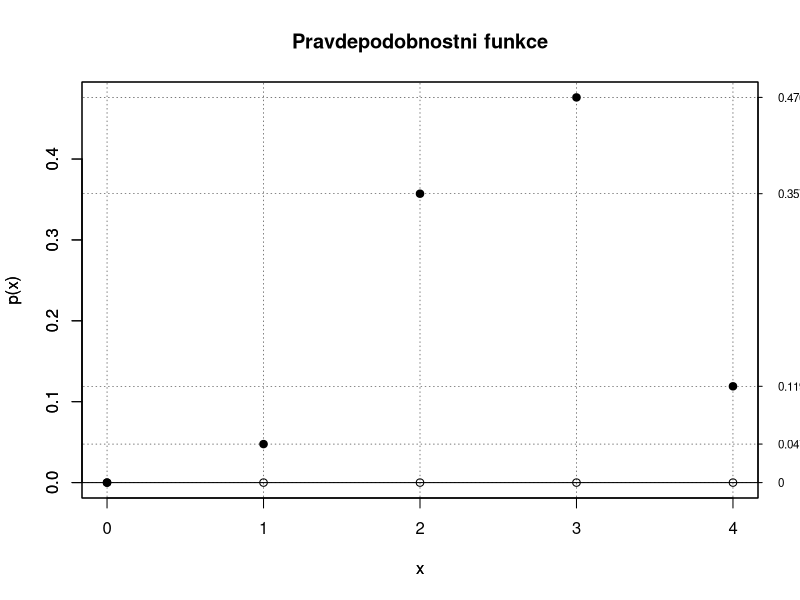
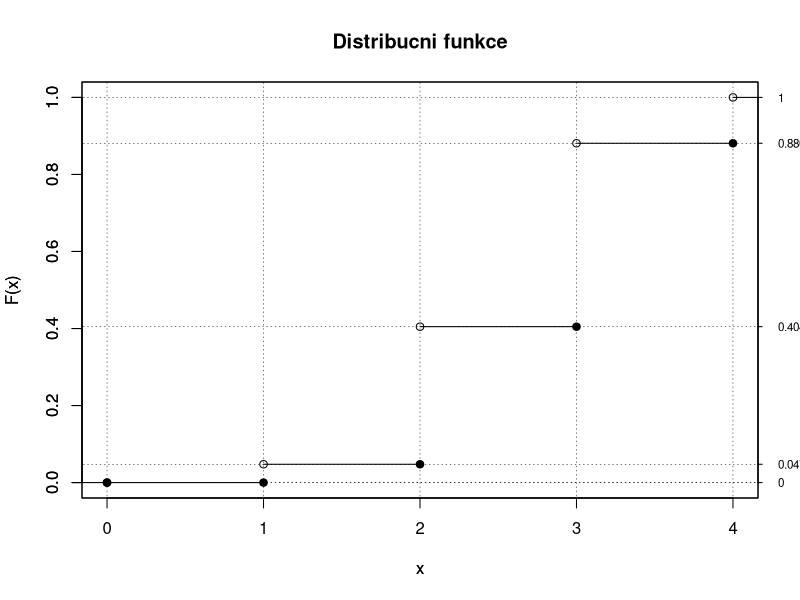
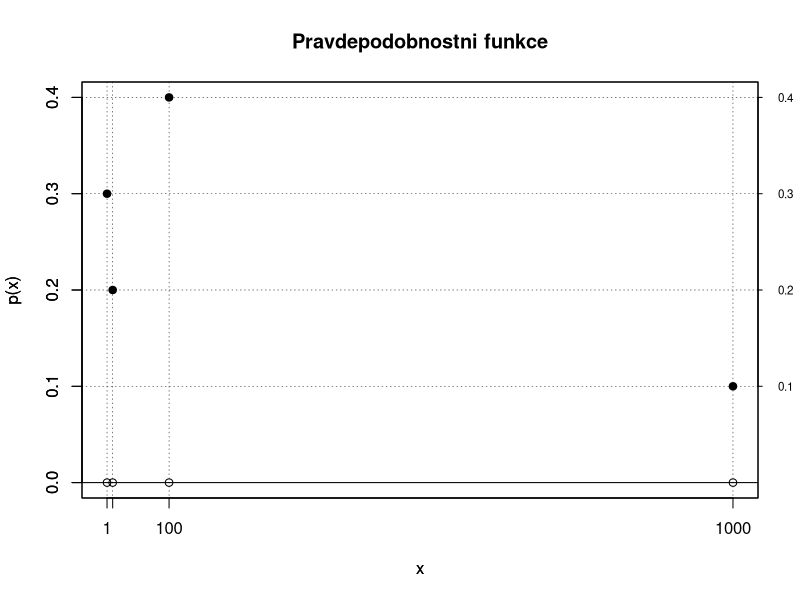
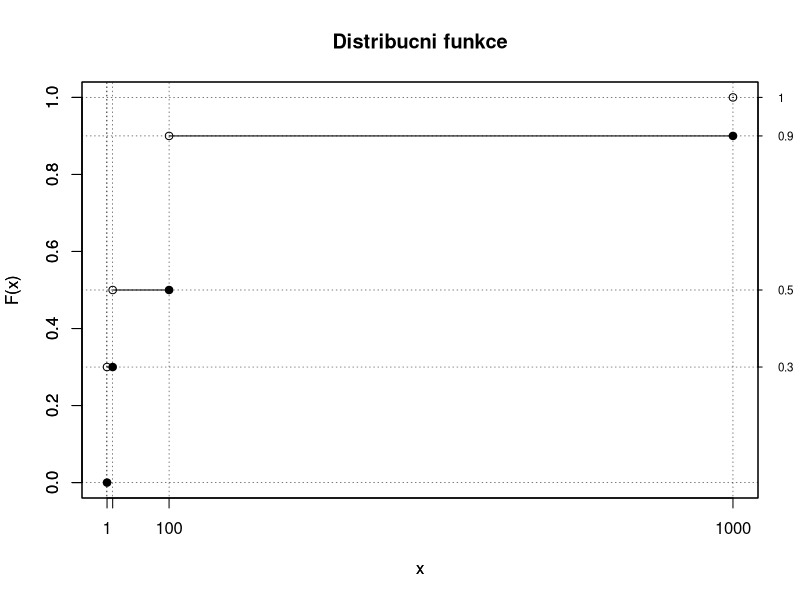
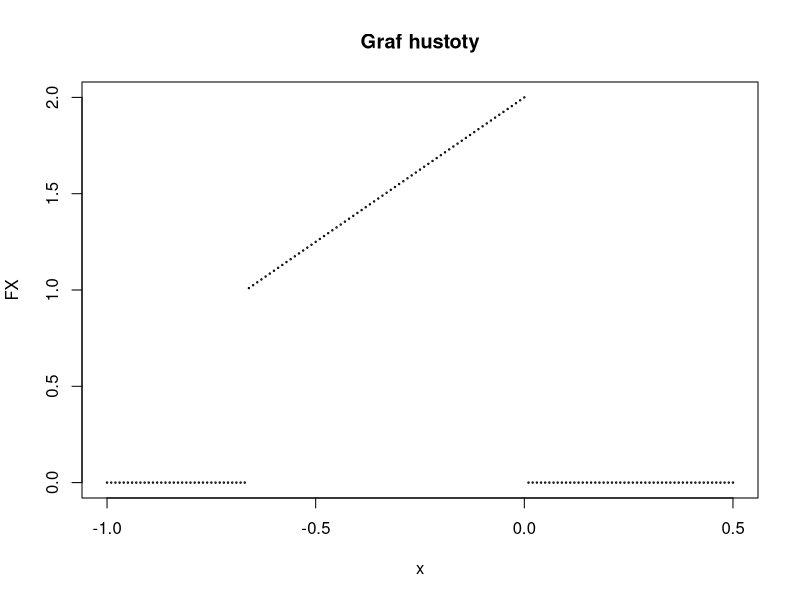
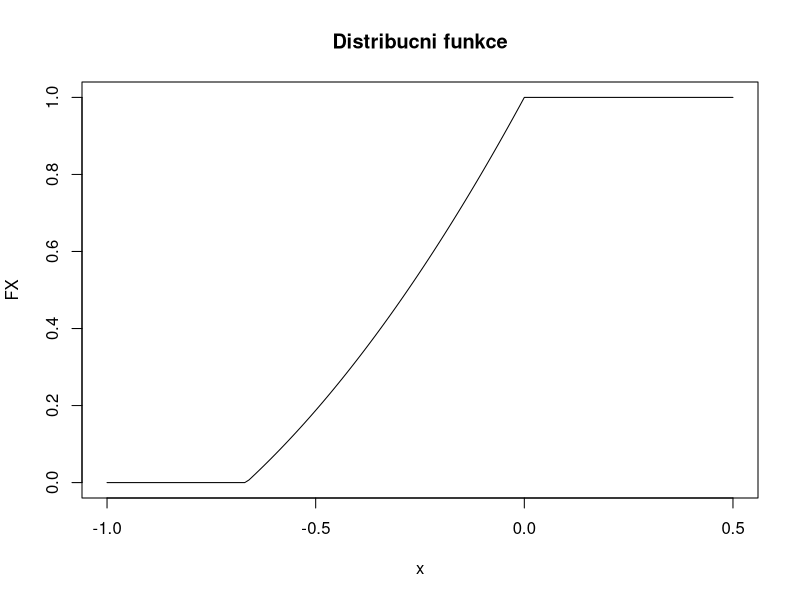
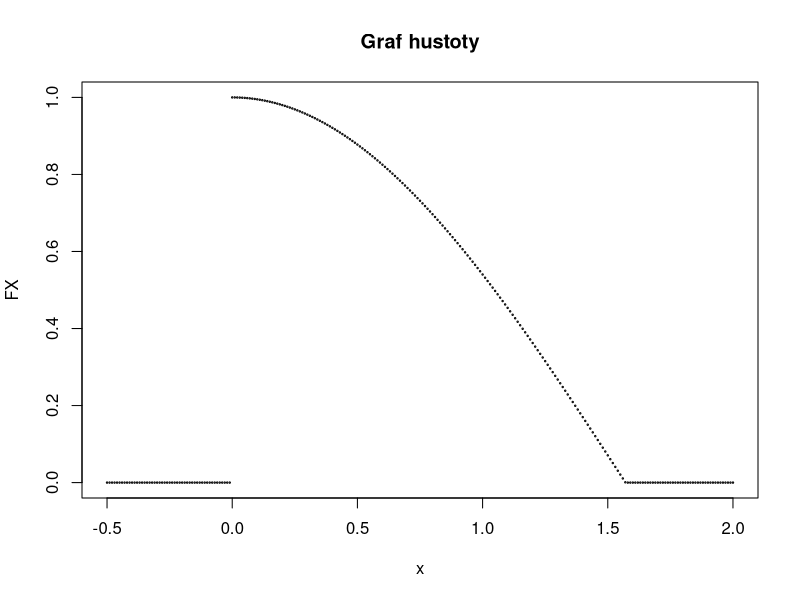
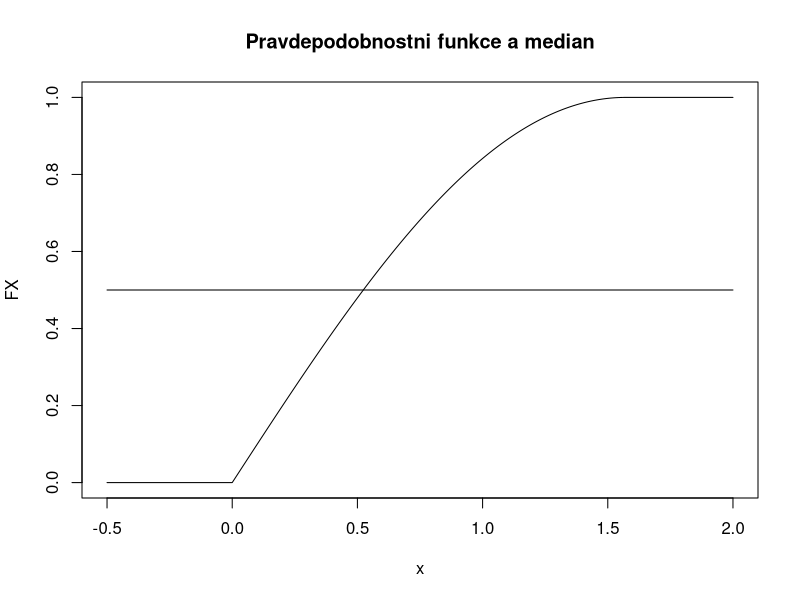

These figures' R source, in order:
pravd.f = function(x,p){
    plot(x, p, # plna kolecka - v skutecnych hodnotach
        ylab='p(x)',xaxt='n',pch=19,ylim=c(0,max(p)),main="Pravdepodobnostni funkce") 
    lines(c(min(x)-100,max(x)+100),c(0, 0))
    for(i in 1:length(x)){
        lines(c(min(x)-100,max(x)+100), c(p[i],p[i]),
              type = 'l', lty = 3, lwd=0.5) # horizontalni grid
        lines(c(x[i],x[i]), c(-0.1,1.1), 
              type = 'l', lty = 3, lwd=0.5) # vertikalni grid
    }
    par(new=TRUE) # ze chceme kreslit do jednoho grafu
    plot(x, p*0, # prazdna kolecka - tam kde je definovana nenulova hodnota
        ylab='p(x)', xaxt='n', ylim=c(0,max(p)))
    axis(1, at=x,labels=x) # nastaveni hodnot na X
    axis(4, at=p,labels=p, las=2, cex.axis=0.7, tck=-.01) # a Y
}


dist.f = function(x,p){
    F = cumsum(p)
    F_ext = c(0, F) # natahneme F o 0 na zacatku
    x_ext = c(x[1]-1, x, x[length(x)]+1) # a x z obou stran
       
    plot(x, F, ylab="F(x)", xaxt='n', ylim=c(0,1), # prazdna kolecka
         type='p', main="Distribucni funkce") 
    par(new=TRUE) # ze chceme kreslit do jednoho grafu
    plot(x, F_ext[1:(length(F_ext)-1)], # plna kolecka
         ylab="F(x)", xaxt='n', ylim=c(0,1), type='p', pch=19) 
    
    for(i in 1:(length(x_ext)-1)){
        lines(c(min(x)-100,max(x)+100), c(F_ext[i],F_ext[i]),
              type = 'l', lty = 3, lwd=0.5) # horizontalni grid
        lines(c(x_ext[i],x_ext[i]), c(-0.1,1.1), 
              type = 'l', lty = 3, lwd=0.5) # vertikalni grid
        lines(x_ext[i:(i+1)], c(F_ext[i],F_ext[i])) # graf - cary
    }
    axis(1, at=x,labels=x) # nastaveni hodnot na X
    axis(4, at=F,labels=F, las=2, cex.axis=0.7, tck=-.01) # a Y
    #return(F)
}

souhrn=function(x,p){
  EX = sum(x*p)
  EX2 = sum(x*x*p)  
  DX = EX2-EX^2
  sigma.X = sqrt(DX)
  modus = x[match(max(p),p)]
  # zapis vysledku do tabulky
  tab = rbind(EX, DX, sigma.X, modus)
  tab.popis = c("str. hodnota","rozptyl","smer. odchylka", "modus")
  rownames(tab) = tab.popis
  colnames(tab) = ""
  return(tab)
}


# 1A
# Pouzijeme Hypergeometrickou vetu, kde vybirame pocet uspechu v n zavislych pokusech
# X ... pocet projektu bez chyb mezi 4 vybranymi
# X ~ H(N = 9, M = 6, n = 4)

x = 0:4 #pocet projektu, ktere nas zajimaji
N = 9 #celkem 9 projektu
M = 6 #celkovy pocet projektu, ktere nas zajimaji
n = 4 #pocet projektu ve vyberu

# graf pravdepodobnostni funkce pro P(X = 0 az 4)
p = dhyper(x, M, N - M, n) # hodnoty pravdepodobnostni funkce pro x
#kontrola - melo by dat 1
#sum(p) == 1
#plot(x, p)

#jednotlive pravdepodobnosti p priradime k odpovidajicim hodnotam vytyhnutemu poctu spravnych projektu
pravdep = rbind(c("P(xi)",p))
colnames(pravdep) = c("xi",0:4)
rownames(pravdep) = ""
pravdep #tabulka pravdepodobnostni funkce
pravd.f(x, p) #vykresleni

#pravdepodobnosti prubezne scitame a priradime k nim omezeni
distrib = cbind(cumsum(p),c("x<=0","0<x<=1","0<x<=1","1<x<=2","x>3"))
colnames(distrib) = c("","")
rownames(distrib) = c("","","F(x) = ","","")
distrib #predpis distribucni funkce
dist.f(x,p) #vykresleni

# 1B
# stredni hodnota je soucet vsech hodnot vynasobenych jejich pravdepodobnosti
# rozptyl pomoci E(x^2) - E(x)^2
# smerodatna odchylka je odmocnina rozptylu
# modus je hodnota nejvetsi pravdepodobnosti
# vypocet modus by bylo treba nahradit y[matchAll(max(p),p)] misto y[match(max(p),p)], 
# ale chtel jsem to mit spustitelne bez knihoven (matchAll je asi v knihovne tuple?)
souhrn(x,p)

# 1C
# vybirame alespon jeden spatny projekt, takze 1 nebo 2 nebo 3 spravne (4 spatne neexistuji)
# P(x<=3)
sum(p[1:4])

# 1D
(4 - sum(x*p)) * 200000 # celkem 4 projekty a odecteme sanci na vytazeni spravnych projektu

# 1E
# vetsi nez 250 tisic bude v pripade, ze vybereme alespon dva spatne projekty
# P(x<3)
sum(p[1:3])


# 2A
# definujeme distribucni funkci
F = c(0, 0.3, 0.5, 0.9, 1)
y = c(1,10,100,1000)

# z distribucni funkce zjistime pravdepodobnosti pro omezeni
p = diff(F)
pravd.f(y, p) #vykreslime pravdepodobnosti funkci
dist.f(y, p) #vykreslime distribucni funkci

# 2B
# P(Y=100) 
p[match(100,y)] #dohledame hodnotu pro 100
# P(Y >= 10)
1-F[match(10,y)] #hledame vetsi nez, takze musime odecist pravdepodobnost 10 od jednicky
p[match(10,y)] + p[match(100,y)] + p[match(1000,y)] # nebo by jsme mohli secist zmeny vetsich nez

# 2C
souhrn(y, p) # podobne jako 1B

# 2D
R = log10(y) # prepocteme si omezeni podle logaritmu

# mohlo by dojit k nesetrizenym omezenim, takze je treba setridit
idx_sorted = order(R)
R = R[idx_sorted]
p_R = p[idx_sorted]

souhrn(R, p_R)

# 3A
# integral od -2/3 do 0 pro f(x)dx = 1 kde f(x) = c(6x+8)
# c(3*x^2+8*x) => c(0*0)-c(3*(-2/3)^2+8*(-2/3)) => c(0) - c(-4) => c*4 dame rovno jedne => c = 0.25
f = function(x){return(6*x+8)} # f(x) = 6x+8
dolniMez = -2/3
horniMez = 0
1/integrate(f, dolniMez, horniMez)$value

# kdybych pocital rucne, tak si vyberu dva krajni body -2/3 a 0 a vypocitam jejich hodnoty
# jelikoz jde o primku tak tyto dva body bych spojil a dal do uzavreneho intervalu
# zbytek grafu hustoty bude na nule do nekonecen s otevrenymi intervaly

f.dens = function(x){
    res = 6/4*x+2 # 1/4(6*x+8)
    res[x < -2/3] = 0 
    res[x > 0] = 0  
    return(res)
}

x = seq(from = -1, to = 0.5, by = 0.01) 
FX = f.dens(x) 
plot(x, FX, cex = 0.2, main="Graf hustoty") 

# 3B
# integral od -2/3 do 0 pro F(t) = f(x)dx
#       0                   t < -2/3
# F(t)  6/8*t^2 + 2*t + 1   t <-2/3;0>
#       1                   t > 0
# pocitam integral od -2/3 do t, kde t je mensi nez 0, pro f(x)dx
# 6/4*x+2
# 6/8*x^2+2*x
# 6/8*t^2+2*t - (6/8*(-2/3)^2+2*(-2/3)) => 6/8*t^2 + 2*t + 1 => dosadim do F(t)

F.dist = function(x){
    res = 6/8*x^2 + 2*x + 1
    res[x < -2/3] = 0 
    res[x > 0] = 1  
    return(res)
}

x = seq(from = -1, to = 0.5, by = 0.01) 
FX = F.dist(x)
plot(x, FX, type = 'l', main="Distribucni funkce")

# 3C
# vypocet se provadi integraci hustoty pravdepodobnosti v limitach danych zadanim pripadne oseknutou limitami hustoty
# integrace provedena v 3B, pouze dosazujeme (6/8*(-1/3)^2 + 2*(-1/3) + 1) - (6/8*(-2/3)^2 + 2*(-2/3) + 1)
# P(-1 <= X <= -1/3)
integrate(f.dens, -2/3, -1/3)$value

# P(X > -1/3)
# integrace provedena v 3B, pouze dosazujeme (6/8*(0)^2 + 2*(0) + 1) - (6/8*(-1/3)^2 + 2*(-1/3) + 1)
integrate(f.dens, -1/3, 0)$value 


# 3D
x_fx = function(x){
    fx = f.dens(x)
    return(x*fx)
} 
xx_fx = function(x){
    fx = f.dens(x) 
    return(x*x*fx)
} 

# pouzijeme vzorce E(x) = integral x*f(x)dx na celem nenulovem intervalu
# E(x^2) = integral x^2*f(x)dx, pro D(x) = E(x^2) - E(x)^2
E_X = integrate(x_fx, -2/3, 0)$value
E_XX = integrate(xx_fx, -2/3, 0)$value

D_X = E_XX - E_X^2
std_X = sqrt(D_X)

cbind(c("E(X)","D(X)","sigma x"),c(E_X,D_X,std_X))

# 3E 
# pro Y = 4-2x vyuzijeme vzorecku
# E(aX + b) = a*E(x)+b
# D(aX + b) = a^2*D(x)
# a hodnot, ktere jsme vypocitali v 3D
E_Y = 4 - 2*E_X # E(4-2x)
D_Y = (-2)^2*D_X # D(4-2x)
std_Y = sqrt(D_Y)

cbind(c("E(Y)","D(Y)","sigma y"),c(E_Y,D_Y,std_Y))


# 4A
# hustota se pocita derivaci distribucni funkce
# zderivujeme sin x => cos x
# f(x)  cos x <0,pi/2>
#       0 (-inf,0) nebo (pi/2,inf)
f = function(x){
    res = cos(x)     # x^2+2x+1
    res[x < 0] = 0 # 0 pro x<=0
    res[x > pi/2] = 0  # 1 pro x>1
    return(res)
}

x = seq(from = -0.5, to = 2, by = 0.01) 
FX = f(x) 
plot(x, FX, cex = 0.2, main="Graf hustoty") 


# 4B 
# median nalezi do <0,pi/2> a pocita se z distribucni funkce
F.dist = function(x){
    res = sin(x)     # x^2+2x+1
    res[x <= 0] = 0 # 0 pro x<=0
    res[x > pi/2] = 1  # 1 pro x>1
    return(res)
}

x = seq(from = -0.5, to = 2, by = 0.001) 
FX = F.dist(x) 
plot(x, FX, type='l', main="Pravdepodobnostni funkce a median") 
lines(c(-0.5, 2),c(0.5, 0.5))

asin(0.5)
x[FX >= 0.5][1]

# 4C 
# podobne jako median spocitame i pravdepodobnost 60%, akorat musime pocitat s 1-0.6
x = seq(from = -0.5, to = 2, by = 0.001) 
FX = F.dist(x) 
plot(x, FX, type='l', main="Pravdepodobnostni funkce a pravdepodobnost 60%") 
lines(c(-0.5, 2),c(0.4, 0.4))


asin(0.4)
x[FX >= 0.4][1]




#BONUS
F = c(0, 0.1, 0.3, 0.6, 1)
y = c(0,1,2,3)

# z distribucni funkce zjistime pravdepodobnosti pro omezeni
p = diff(F)
pravd.f(y, p) #vykreslime pravdepodobnosti funkci
dist.f(y, p) #vykreslime distribucni funkci

# 2B
# P(Y=100) 
p[match(2,y)] #dohledame hodnotu pro 100
# P(Y >= 10)
1-F[match(1,y)] #hledame vetsi nez, takze musime odecist pravdepodobnost 10 od jednicky

# 2A
F = c(0, 0.2, 0.4, 0.7, 1)
y = c(0,1,2,3)

p = diff(F)
pravd.f(y, p)
dist.f(y, p) 

# 2B
p[match(2,y)]
1-p[match(1,y)] 

# 2C
souhrn(y, p)

# 2D
R =  y-y^2 
idx_sorted = order(R)
R = R[idx_sorted]
p_R = p[idx_sorted]

#souhrn(R, p_R)
EX = sum(R*p_R)
EX
DX = sum(R*R*p_R)-EX^2
DX
sigma = sqrt(DX)
sigma





#A
#c(4x-3/2x^2)
f = function(x){return(4-3*x)} 
a = 0
b = 2/3
1/integrate(f, a, b)$value # obsah pod primkou je 1 a pocitame kolik je c

#vyberu si dva body v intervalu abych vedel kde jde primka hustoty
#2-3/2*0
#2-(3/2)*(2/3)

f.dens = function(x){
    res = 2 - 3/2*x
    res[x < 0] = 0 
    res[x > 2/3] = 0  
    return(res)
}

x = seq(from = -0.5, to = 1, by = 0.01) 
FX = f.dens(x) 
plot(x, FX, cex=0.2, main="Hustota") 


#B
#2-3/2*x #udelam integral od 0 do 2/3 s tckama - 3 hodnoty 0, x, 1
#       0               t < 0
# F(t)  2*t - 3/4*t^2   t <0;2/3>
#       1               t > 2/3
#2 - 3/2*x
#2x - 3/4*x^2
#2t - 3/4*t^2 - (0) => dosadim do F(t)

F.dist = function(x){
    res = 2*x - 3/4*x^2     # x^2
    res[x<=0] = 0 # 0 pro x<=0
    res[x>2/3] = 1  # 1 pro x>1
    return(res)
}

x = seq(from = -0.5, to = 1, by = 0.01) 
FX = F.dist(x) 
plot(x, FX, type = 'l', main="Distribucni funkce") # vykreslit jako caru



#C
f.dens = function(x){
  res = 2-(3/2)*x
  res[x < 0] = 0
  res[x > 2/3] = 0
  return(res)
}

# P(-1/3 ≤ X ≤ 1/3)
integrate(f.dens, -1/3, 1/3)$value

# P(X >0.3)
integrate(f.dens, 1/3, 2/3)$value # tohle nebude vzdy fungovat

#D
x_fx = function(x){
    fx = f.dens(x)
    return(x*fx)
} 
xx_fx = function(x){
    fx = f.dens(x) 
    return(x*x*fx)
} 

# integrujeme jen tam kde vime, ze je f(x) nenulova
E_X = integrate(x_fx, 0, 2/3)$value
E_XX = integrate(xx_fx, 0, 2/3)$value

D_X = E_XX - E_X^2
std_X = sqrt(D_X)

cbind(c("E(X)","D(X)","sigma x"),c(E_X,D_X,std_X))

#E Y = 2-4x
E_Y = 2 - 4*E_X # E(2-4x)
D_Y = (-4)^2*D_X # D(2-4x)
std_Y = sqrt(D_Y)

cbind(c("E(Y)","D(Y)","sigma y"),c(E_Y,D_Y,std_Y))






x = 0:4 #pocet projektu, ktere nas zajimaji
N = 100000 #celkem 9 projektu
M = 20000 #celkovy pocet projektu, ktere nas zajimaji
n = 4 #pocet projektu ve vyberu

# graf pravdepodobnostni funkce pro P(X = 0 az 4)
p = dhyper(x, M, N - M, n) # hodnoty pravdepodobnostni funkce pro x
#kontrola - melo by dat 1
#sum(p) == 1
#plot(x, p)

#jednotlive pravdepodobnosti p priradime k odpovidajicim hodnotam vytyhnutemu poctu spravnych projektu
pravdep = rbind(c("P(xi)",p))
colnames(pravdep) = c("xi",0:4)
rownames(pravdep) = ""
pravdep #tabulka pravdepodobnostni funkce
pravd.f(x, p) #vykresleni

#pravdepodobnosti prubezne scitame a priradime k nim omezeni
distrib = cbind(cumsum(p),c("x<=0","0<x<=1","0<x<=1","1<x<=2","x>3"))
colnames(distrib) = c("","")
rownames(distrib) = c("","","F(x) = ","","")
distrib #predpis distribucni funkce
dist.f(x,p) #vykresleni
